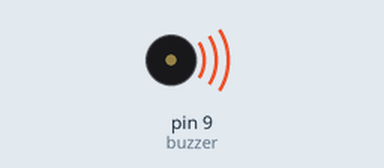
This sketch was run on a simulated Arduino Uno, built with avr-gcc and run on an emulated ATmega328P. On the bench: buzzer (waves = sounding).

Above: at 0.7 s.
Timing chart, 0 to 21.1 s (numbered marks = the images above):
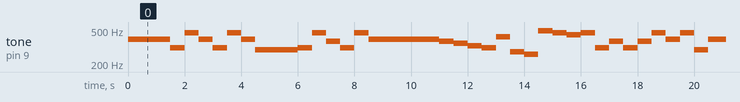

Measured:
- by itself, tone on pin 9 (buzzer): plays 391 Hz for 1.5 s, 311 Hz for 0.50 s, 466 Hz for 0.50 s, 391 Hz for 0.50 s, 311 Hz for 0.50 s, 466 Hz for 0.50 s … (213 notes in this stretch)

The sketch:

P5_p2.ino
```cpp
const int buzzer = 9;
const int D0 = 261;
const int Do1 = 277;
const int sol = 391;
const int Mib_Re1 = 311;
const int Sib_la1 = 466;
const int Fa1_solb = 369;
const int Fa = 349;
const int Re = 293;
const int Si = 493;
const int Mi = 329;
const int Sol1 = 415;
const int la = 440;


void setup() {

}

void loop() {


  tone(buzzer, sol, 500);
  delay(500);
  tone(buzzer, sol, 500);
  delay(500);
  tone(buzzer, sol, 500);
  delay(500);

  tone(buzzer, Mib_Re1, 500);
  delay(500);
  tone(buzzer, Sib_la1, 500);
  delay(500);
  tone(buzzer, sol, 500);
  delay(500);

  tone(buzzer, Mib_Re1, 500);
  delay(500);
  tone(buzzer, Sib_la1, 500);
  delay(500);
  tone(buzzer, sol, 500);
  delay(500);

  tone(buzzer, Re, 700);
  delay(500);
  tone(buzzer, Re, 700);
  delay(500);
  tone(buzzer, Re, 700);
  delay(500);

  tone(buzzer, Mib_Re1, 700);
  delay(500);
  tone(buzzer, Sib_la1, 500);
  delay(500);
  tone(buzzer, Fa1_solb, 500);
  delay(500);
  tone(buzzer, Mib_Re1, 700);
  delay(500);
  tone(buzzer, Sib_la1, 500);
  delay(500);
  tone(buzzer, sol, 500);
  delay(500);

  tone(buzzer, sol, 700);
  delay(500);

  tone(buzzer, sol, 500);
  delay(500);
  tone(buzzer, sol, 500);
  delay(500);
  tone(buzzer, sol, 700);
  delay(500);

  tone(buzzer, Fa1_solb, 700);
  delay(500);
  tone(buzzer, Fa, 700);
  delay(500);
  tone(buzzer, Mi, 700);
  delay(500);
  tone(buzzer, Mib_Re1, 700);
  delay(500);

  tone(buzzer, Sol1, 500);
  delay(500);
  tone(buzzer, Do1, 700);
  delay(500);

  tone(buzzer, D0, 700);
  delay(500);
  tone(buzzer, Si, 500);
  delay(500);
  tone(buzzer, Sib_la1, 500);
  delay(500);
  tone(buzzer, la, 500);
  delay(500);
  tone(buzzer, Sib_la1, 500);
  delay(500);

  tone(buzzer, Mib_Re1, 500);
  delay(500);
  tone(buzzer, Fa1_solb, 500);
  delay(500);
  tone(buzzer, Mib_Re1, 500);
  delay(500);
  tone(buzzer, Fa1_solb, 500);
  delay(500);

  tone(buzzer, Sib_la1, 500);
  delay(500);
  tone(buzzer, sol, 500);
  delay(500);
  tone(buzzer, Sib_la1, 500);
  delay(500);
  tone(buzzer, Re, 700);
  delay(500);

  tone(buzzer, sol, 700);
  delay(500);

  tone(buzzer, sol, 500);
  delay(500);
  tone(buzzer, sol, 500);
  delay(500);
  tone(buzzer, sol, 700);
  delay(500);

  tone(buzzer, Fa1_solb, 700);
  delay(500);
  tone(buzzer, Fa, 700);
  delay(500);
  tone(buzzer, Mi, 700);
  delay(500);
  tone(buzzer, Mib_Re1, 700);
  delay(500);
  tone(buzzer, Mi, 700);
  delay(500);

  tone(buzzer, Sol1, 500);
  delay(500);
  tone(buzzer, Do1, 700);
  delay(500);

  tone(buzzer, D0, 700);
  delay(500);
  tone(buzzer, Si, 500);
  delay(500);
  tone(buzzer, Sib_la1, 500);
  delay(500);
  tone(buzzer, la, 500);
  delay(500);
  tone(buzzer, Sib_la1, 500);
  delay(500);

  tone(buzzer, Mib_Re1, 500);
  delay(500);
  tone(buzzer, Fa1_solb, 500);
  delay(500);

  tone(buzzer, Mib_Re1, 500);
  delay(500);
  tone(buzzer, Sib_la1, 500);
  delay(500);
  tone(buzzer, sol, 500);
  delay(500);

  tone(buzzer, Mib_Re1, 500);
  delay(500);
  tone(buzzer, Sib_la1, 500);
  delay(500);
  tone(buzzer, sol, 500);
  delay(500);
  }
```
